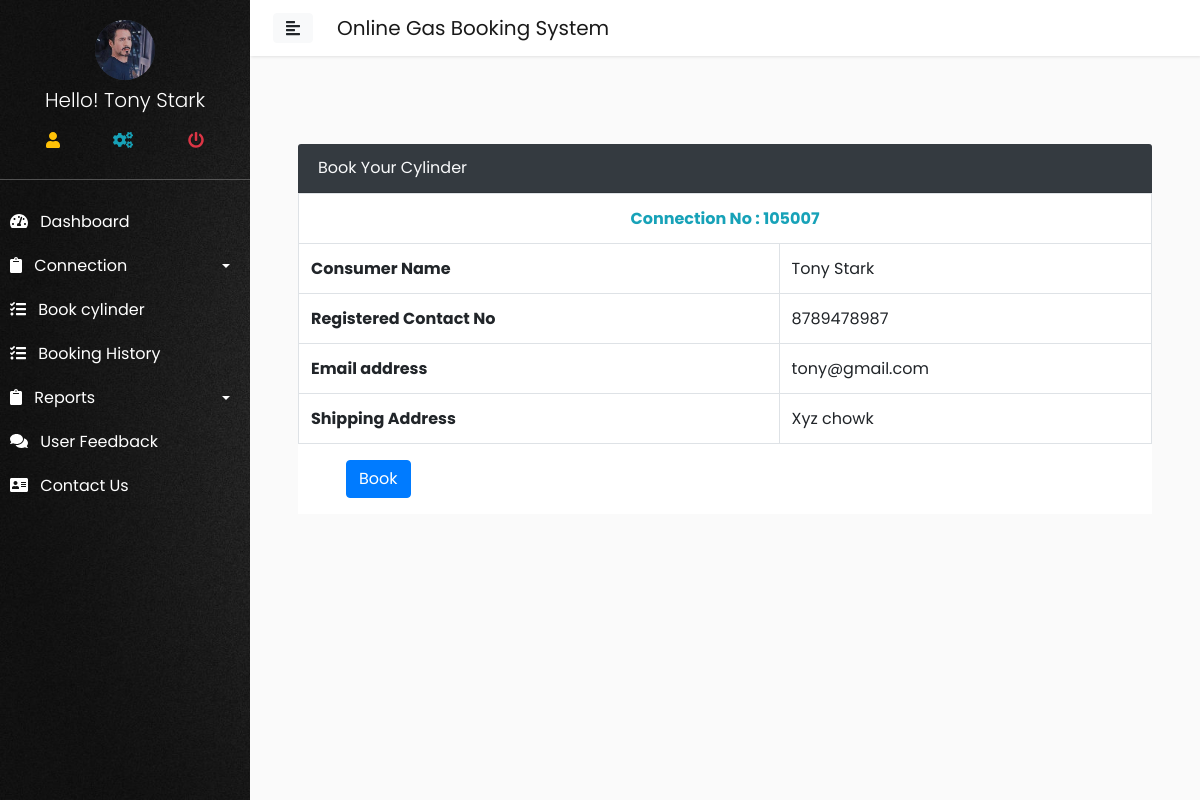
The app's page /user/book_cylinder.php?view=105007 (signed in) with its own data.
### tables this page shows
CREATE TABLE `user` (
  `user_id` int(11) NOT NULL,
  `f_name` varchar(200) NOT NULL,
  `email` varchar(200) NOT NULL,
  `password` varchar(200) NOT NULL,
  `mobile` varchar(200) NOT NULL,
  `gender` varchar(200) NOT NULL,
  `dob` varchar(200) NOT NULL,
  `r_address` varchar(200) NOT NULL,
  `city` varchar(200) NOT NULL,
  `zipcode` int(11) NOT NULL,
  `p_image` varchar(200) NOT NULL
);

CREATE TABLE `connection` (
  `connection_id` int(11) NOT NULL,
  `full_name` varchar(200) NOT NULL,
  `email` varchar(200) NOT NULL,
  `phone` varchar(200) NOT NULL,
  `gender` varchar(200) NOT NULL,
  `dob` varchar(200) NOT NULL,
  `nationality` varchar(200) NOT NULL,
  `marital` varchar(200) NOT NULL,
  `address` varchar(200) NOT NULL,
  `town` varchar(200) NOT NULL,
  `zip` varchar(200) NOT NULL,
  `relation` varchar(200) NOT NULL,
  `related_name` varchar(200) NOT NULL,
  `related_phone` varchar(200) NOT NULL,
  `related_address` varchar(200) NOT NULL,
  `doc` varchar(200) NOT NULL,
  `user_id` varchar(200) NOT NULL,
  `applied_time` timestamp NOT NULL DEFAULT CURRENT_TIMESTAMP ON UPDATE CURRENT_TIMESTAMP,
  `status` varchar(200) NOT NULL,
  `remark` varchar(200) NOT NULL,
  `c_cost` varchar(200) NOT NULL
);

### config/dbconfig.php (called while the page is built, shortened)
<?php
class Dbconfig{
    private $hostname = 'localhost';
    private $username = 'root';
    private $dbname = 'ogbsdb';
    private $password = "";
    protected $connect;
    function __construct(){
        if(!isset($this->connect)){
            $this->connect = new mysqli($this->hostname,$this->username,$this->password,$this->dbname );
    }
        return $this->connect;
}
}
?>

### config/function.php (called while the page is built, shortened)
<?php
include('dbconfig.php');
class Ogbs extends Dbconfig{
public function getData($query){
    $result = $this->connect->query($query);
    $array = array();
    while($row = $result->fetch_assoc()){
        $array[] = $row;
    }
    return $array;
}
}
?>

### user/book_cylinder.php (the view, shortened to what this page needs)
<?php include('../config/function.php');
include('include/header.php');
$book = new Ogbs();
$c_id = $_GET['view'];
$call = $book->getData("SELECT * FROM connection WHERE connection_id= '$c_id'");
foreach($call as $row);
?>
<div class="col-lg-12 p-5 ">
    <div class="card rounded-0 border-0">
        <div class="card-header text-light bg-dark">Book Your Cylinder</div>
            <table class="table table-bordered">
            <tr>
                <th colspan="2" class="text-center text-info">Connection No : <?= $row['connection_id']; ?></th>
            </tr>
            <tr>
                <th>Consumer Name</th>
                <td><?= $row['full_name']; ?></td>
            </tr>
            <tr>
                <th>Registered Contact No</th>
                <td><?= $row['phone']; ?></td>
            </tr>
            <tr>
                <th>Email address</th>
                <td><?= $row['email']; ?></td>
            </tr>
            <tr>
                <th>Shipping Address</th>
                <td><?= $row['address']; ?></td>
            </tr>
        </table>
    <form action="" method="post">
<button type="button" class="btn btn-primary ml-5" data-toggle="modal" data-target="#book">
 Book
</button>
  </form>
    </div>
</div>
<?php
include('include/footer.php'); ?>

### user/include/header.php (shortened to what this page needs)
<?php
$u = new Ogbs();
$id= $_SESSION['user_login'];
$call = $u->getData("SELECT * FROM user WHERE user_id = '$id'");
foreach($call as $abcd);
?>
<html>
<head>
    <link rel="stylesheet" href="http://localhost/ogbs/style/bootstrap.css" >
    <link rel="stylesheet" href="http://localhost/ogbs/style/sidebar_style.css">
    <link rel="stylesheet" href="https://cdnjs.cloudflare.com/ajax/libs/malihu-custom-scrollbar-plugin/3.1.5/jquery.mCustomScrollbar.min.css">
    <link rel="stylesheet" href="https://use.fontawesome.com/releases/v5.7.0/css/all.css">
</head>
<body>
    <div class="wrapper">
 <nav id="sidebar" style="background-image:url(../image/bbg.jpg); background-size:cover;">
           <div class="sidebar_bg_image" style="background-color:rgba(0, 0, 0, 0);">
            <div class="sidebar-header " style="background-color:rgba(0, 0, 0, 0); border-bottom:1px solid rgba(136, 136, 136, 0.55); height:180px;" >
                 <div class="profile_photo bg-dark mx-auto " style="height:60px; width:60px; border-radius:50%;"><img src="http://localhost/ogbs/user/images/<?= $abcd['p_image']; ?>" class="img-fluid img-responsive" style="border-radius:50%;" alt=""></div>
                 <h3 class="text-center font-weight-light h5 mt-2 text-capitalize">Hello! <?= $abcd['f_name']; ?></h3>
                <table class="table " style="">
                    <tr >
                        <td class="border-0 text-warning text-center " title="Profile"><a href="http://localhost/ogbs/user/profile.php"><i class="fas fa-user "></i></a></td>
                        <td class="border-0  text-center text-info" title="Setting"><a href="http://localhost/ogbs/user/setting.php"><i class="fas fa-cogs"></i></a></td>
                        <td class="border-0 text-warning text-center text-danger" title="Logout"><a href="http://localhost/ogbs/user/logout.php"><i class="fas fa-power-off"></i></a></td>
                    </tr>
                </table>
               </div>
            <ul class="list-unstyled components border-0">
                <li class="">
                    <a href="index.php" ><i class="fas fa-tachometer-alt mr-2"></i> Dashboard</a>
                </li>
                <li>
                    <a href="#connection" data-toggle="collapse" aria-expanded="false" class="dropdown-toggle"><i class="fas fa-clipboard mr-2" ></i> Connection</a>
                </li>
                 <li>
                    <a href="http://localhost/ogbs/user/book_cyc.php" ><i class="fas fa-tasks mr-2"></i> Book cylinder</a>
                </li>
                   <li>
                    <a href="http://localhost/ogbs/user/booking_history.php" ><i class="fas fa-tasks mr-2"></i> Booking History</a>
                </li>
                <li>
                    <a href="#reports" data-toggle="collapse" aria-expanded="false" class="dropdown-toggle"><i class="fas fa-clipboard mr-2" ></i>  Reports</a>
                </li>
                <li>
                    <a href="#"><i class="fas fa-comments mr-2"></i> User Feedback</a>
                </li>
            <li>
                    <a href="#"><i class="fas fa-address-card mr-2"></i> Contact Us</a>
                </li>
            </ul>
            </div>
        </nav>
        <div id="content">
            <nav class="navbar navbar-expand-lg navbar-light bg-whtie p-2">
                <div class="container-fluid">
                    <button type="button" id="sidebarCollapse" class="btn btn-light">
                        <i class="fas fa-align-left"></i>
                    </button>
                    <a href="" class="navbar-brand ml-4">Online Gas Booking System</a>
                </div>
            </nav>

### style/sidebar_style.css (style rules this page uses)
body { font-family: 'Poppins', sans-serif; background: #fafafa; }
a, a:hover, a:focus { color: inherit; text-decoration: none; transition: all 0.3s; }
.navbar { padding: 15px 10px; background: #fff; border: none; border-radius: 0; margin-bottom: 40px; box-shadow: 1px 1px 3px rgba(0, 0, 0, 0.1); }
.wrapper { display: flex; width: 100%; }
#sidebar { width: 250px; position: fixed; top: 0; left: 0; height: 100vh; z-index: 999; background: rgba(0, 0, 0, 0.28); color: #fff; transition: all 0.3s; }
#sidebar .sidebar-header { padding: 20px; background: rgba(0, 0, 0, 0.62); }
.sidebar_bg_image { background-color: rgba(0, 0, 0, 0.85); height: 100vh; }
#sidebar ul.components { padding: 20px 0; }
#sidebar ul li a { padding: 10px; font-size: 1em; display: block; }
a[data-toggle="collapse"] { position: relative; }
.dropdown-toggle::after { display: block; position: absolute; top: 50%; right: 20px; transform: translateY(-50%); }
#content { width: calc(100% - 250px); min-height: 100vh; transition: all 0.3s; position: absolute; top: 0; right: 0; }

### records on screen
user: p_image (picture), f_name "Tony Stark"
connection: connection_id "105007", full_name "Tony Stark", phone "8789478987", email "tony@gmail.com", address "Xyz chowk"
